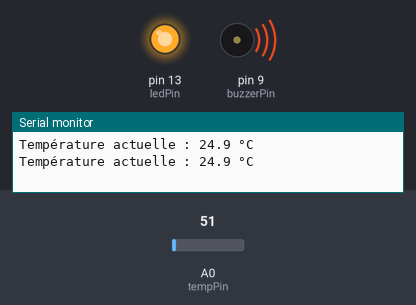
Recording of a sketch running on a simulated Arduino Uno, built with avr-gcc and run on an emulated ATmega328P. On the bench: output pins drawn as LEDs (lit = HIGH), buzzer (waves = sounding, pin HIGH), the last lines printed to the serial monitor. The inputs (shaded band) are chosen by the test bench; at power-on: A0 (tempPin) = 51.

Above: at 1.2 s.
1.3 s: A0 (tempPin) set to 44
3.1 s: A0 (tempPin) set to 36
At 5.1 s:
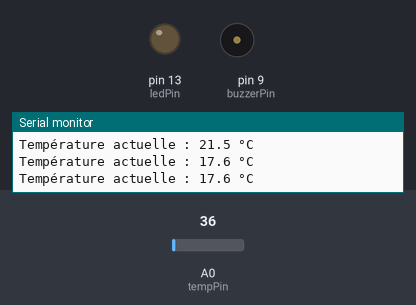
5.4 s: A0 (tempPin) set to 61
At 7.1 s:
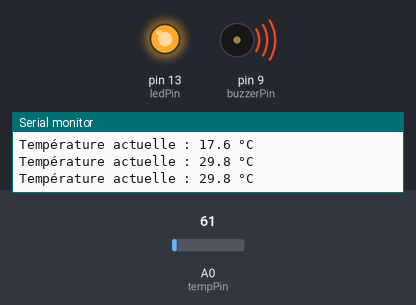
7.4 s: A0 (tempPin) set to 30
At 9.1 s:
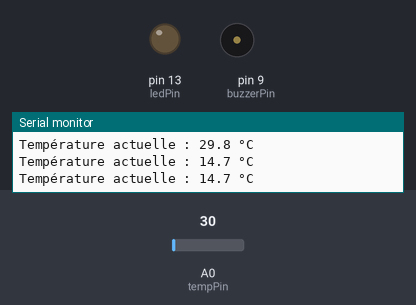
Timing chart, 0 to 10.4 s (numbered marks = the images above; inputs shaded):
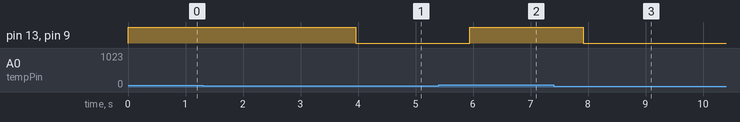

The sketch:

lecture_alarme_affichage_tmp.ino
```cpp
#include <Arduino_FreeRTOS.h>
#include <semphr.h>

// --- Définition des broches
const int tempPin = A0;
const int ledPin = 13;
const int buzzerPin = 9;

// --- Variables partagées
volatile float currentTemp = 0.0;
SemaphoreHandle_t tempMutex;

void setup() {
  Serial.begin(9600);
  pinMode(ledPin, OUTPUT);
  pinMode(buzzerPin, OUTPUT);

  // Créer le mutex
  tempMutex = xSemaphoreCreateMutex();

  // Créer les tâches FreeRTOS
  xTaskCreate(readTemperatureTask, "ReadTemp", 128, NULL, 3, NULL); // priorité haute pour lecture
  xTaskCreate(alarmTask, "Alarm", 128, NULL, 2, NULL);              // priorité moyenne pour l'alarme
  xTaskCreate(logTask, "Log", 128, NULL, 1, NULL);                  // priorité basse pour affichage
}

// --- Tâche : Lecture température
void readTemperatureTask(void *pvParameters) {
  for (;;) {
    int value = analogRead(tempPin);
    float voltage = value * (5.0 / 1023.0);
    float temp = voltage * 100; // Pour un LM35 par exemple

    if (xSemaphoreTake(tempMutex, (TickType_t)10) == pdTRUE) {
      currentTemp = temp;
      xSemaphoreGive(tempMutex);
    }

    vTaskDelay(100 / portTICK_PERIOD_MS); // Lire toutes les 100 ms
  }
}

// --- Tâche : Vérifier température et activer alarme
void alarmTask(void *pvParameters) {
  for (;;) {
    float tempCopy = 0.0;

    if (xSemaphoreTake(tempMutex, (TickType_t)10) == pdTRUE) {
      tempCopy = currentTemp;
      xSemaphoreGive(tempMutex);
    }

    if (tempCopy > 20.0) {
      digitalWrite(ledPin, HIGH);
      digitalWrite(buzzerPin, HIGH);
    } else {
      digitalWrite(ledPin, LOW);
      digitalWrite(buzzerPin, LOW);
    }

    vTaskDelay(1000 / portTICK_PERIOD_MS); // Vérifie toutes les 150 ms
  }
}

// --- Tâche : Afficher la température dans le Moniteur Série
void logTask(void *pvParameters) {
  for (;;) {
    float tempCopy = 0.0;

    if (xSemaphoreTake(tempMutex, (TickType_t)10) == pdTRUE) {
      tempCopy = currentTemp;
      xSemaphoreGive(tempMutex);
    }

    Serial.print("Température actuelle : ");
    Serial.print(tempCopy, 1);
    Serial.println(" °C");

    vTaskDelay(1000 / portTICK_PERIOD_MS); // Affiche toutes les 1 seconde
  }
}

void loop() {
  // Ne rien mettre ici : FreeRTOS gère tout
}
```

Measured:
- the behaviour switches between 41 and 40 on A0 (tempPin) (found by bisection; images 0 and 1)
- after the input at 3.1 s, pin 13 (ledPin), pin 9 (buzzerPin): HIGH → LOW after 0.86 s
- after the input at 5.4 s, pin 13 (ledPin), pin 9 (buzzerPin): LOW → HIGH after 0.54 s
- after the input at 7.4 s, pin 13 (ledPin), pin 9 (buzzerPin): HIGH → LOW after 0.52 s
